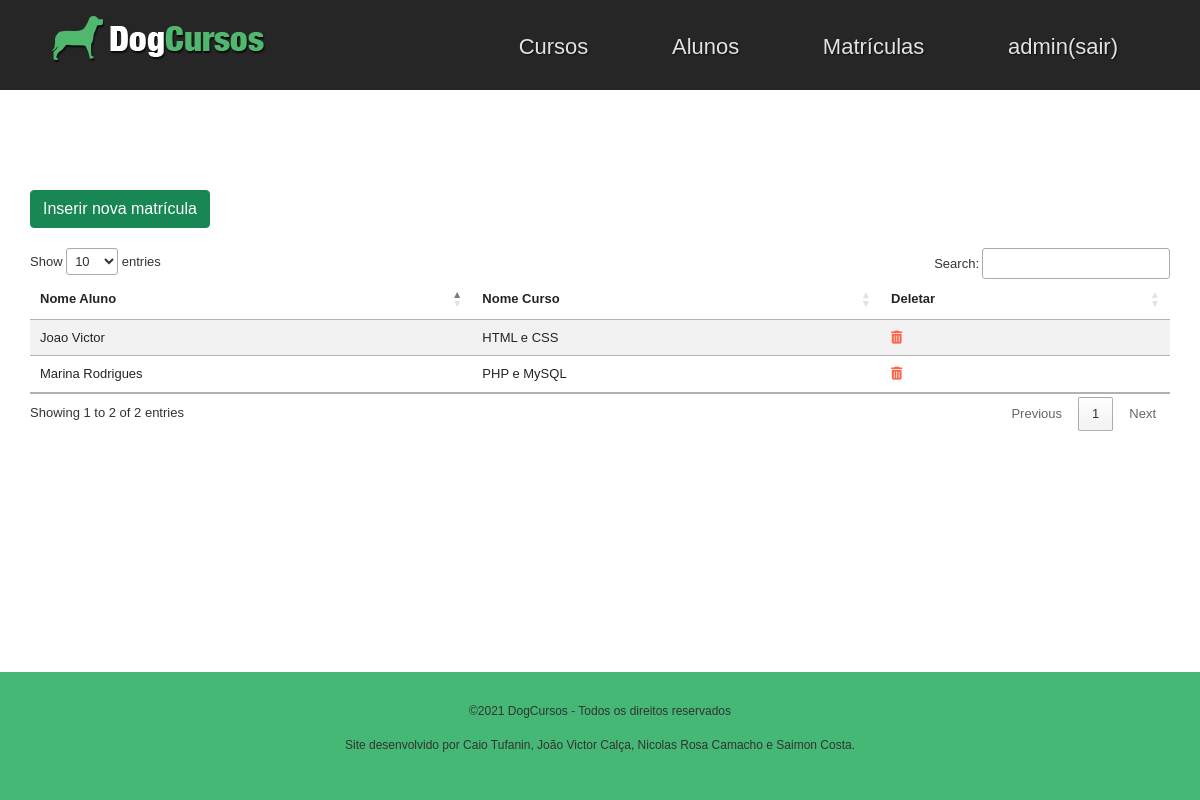
/index.php?pagina=matriculas (signed in), run on the app's committed database.
### tables this page shows
CREATE TABLE IF NOT EXISTS `alunos_cursos` (
  `ID_ALUNO_CURSO` int(11) NOT NULL AUTO_INCREMENT,
  `ID_ALUNO` int(11) NOT NULL,
  `ID_CURSO` int(11) NOT NULL,
  PRIMARY KEY (`ID_ALUNO_CURSO`)
);

CREATE TABLE IF NOT EXISTS `alunos` (
  `ID_ALUNO` int(11) NOT NULL AUTO_INCREMENT,
  `NOME_ALUNO` varchar(255) NOT NULL,
  `DATA_NASCIMENTO` date DEFAULT NULL,
  PRIMARY KEY (`ID_ALUNO`)
);

CREATE TABLE IF NOT EXISTS `cursos` (
  `ID_CURSO` int(11) NOT NULL AUTO_INCREMENT,
  `NOME_CURSO` varchar(255) NOT NULL,
  `CARGA_HORARIA` int(11) NOT NULL,
  PRIMARY KEY (`ID_CURSO`)
);

### views/matriculas.php (the view)
<a class="btn btn-success" href="?pagina=inserir_matricula">Inserir nova matrícula</a><br><br>
<table class="table table-hover table-striped" id="matriculas">
    <thead>
        <tr>
            <th>Nome Aluno</th>
            <th>Nome Curso</th>
            <th>Deletar</th>
        </tr>
    </thead>
    <tbody>
        <?php
        $query = "SELECT ALUNOS_CURSOS.ID_ALUNO_CURSO, ALUNOS.NOME_ALUNO, CURSOS.NOME_CURSO FROM ALUNOS, CURSOS, ALUNOS_CURSOS
            WHERE ALUNOS_CURSOS.ID_ALUNO = ALUNOS.ID_ALUNO AND ALUNOS_CURSOS.ID_CURSO = CURSOS.ID_CURSO";
        $consulta_matriculas = $conexao->query($query);
        foreach ($consulta_matriculas as $matricula) {
        ?>
            <td><span><?= $matricula['NOME_ALUNO'] ?></span></td>
            <td><span><?= $matricula['NOME_CURSO'] ?></span></td>
            <td><a href="deleta_matricula.php?id_aluno_curso=<?= $matricula['ID_ALUNO_CURSO']; ?>">
            <span style="color: Tomato;"><i class="fas fa-trash-alt"></i></span></a></td></tr>
        <?php
        }
        ?>
    </tbody>
</table>

### CSS/estilo.css (style rules this page uses)
* { margin: 0; padding: 0; }
body { font-family: Arial, Helvetica, sans-serif; font-size: 13px; color: #333; }

### data on the page
alunos_cursos: ID_ALUNO.NOME_ALUNO "Marina Rodrigues", ID_CURSO.NOME_CURSO "PHP e MySQL"
alunos_cursos: ID_ALUNO.NOME_ALUNO "Joao Victor", ID_CURSO.NOME_CURSO "HTML e CSS"

### other printed values
$_SESSION['usuario'] "admin"
